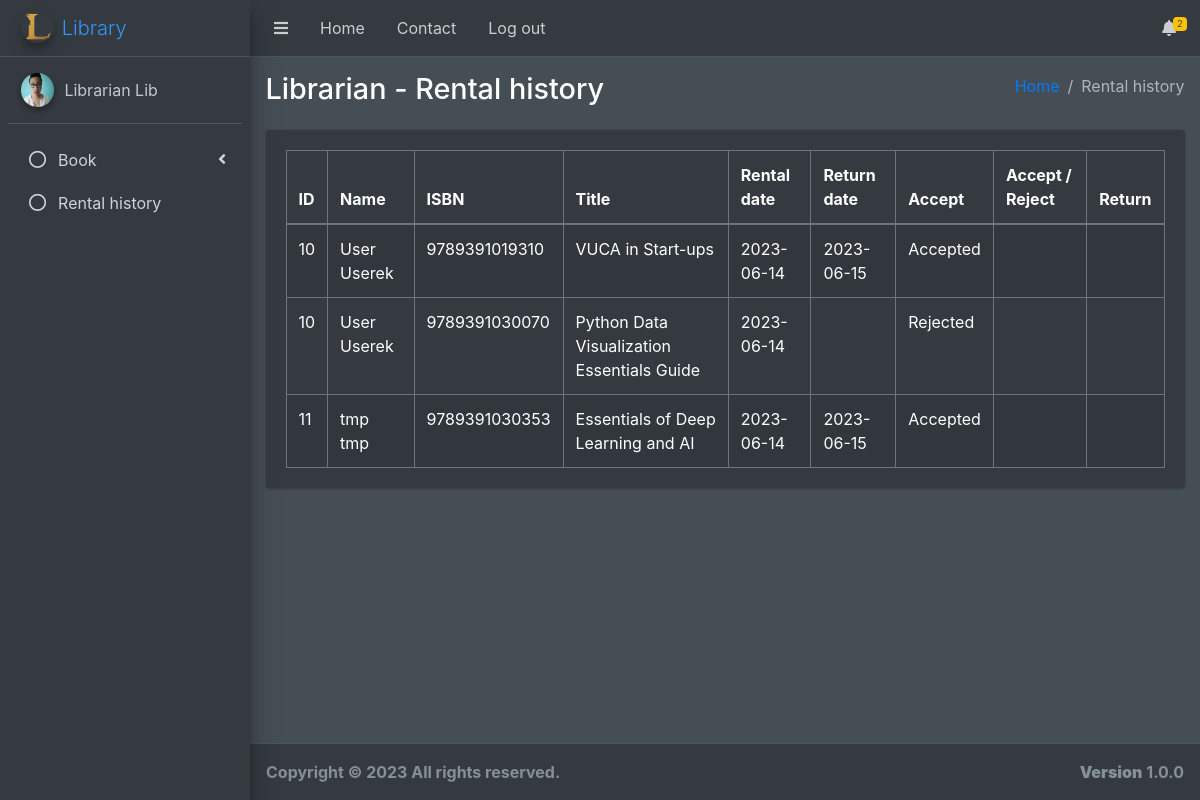
Before: /pages/view/logs.php (signed in) with the older database file.
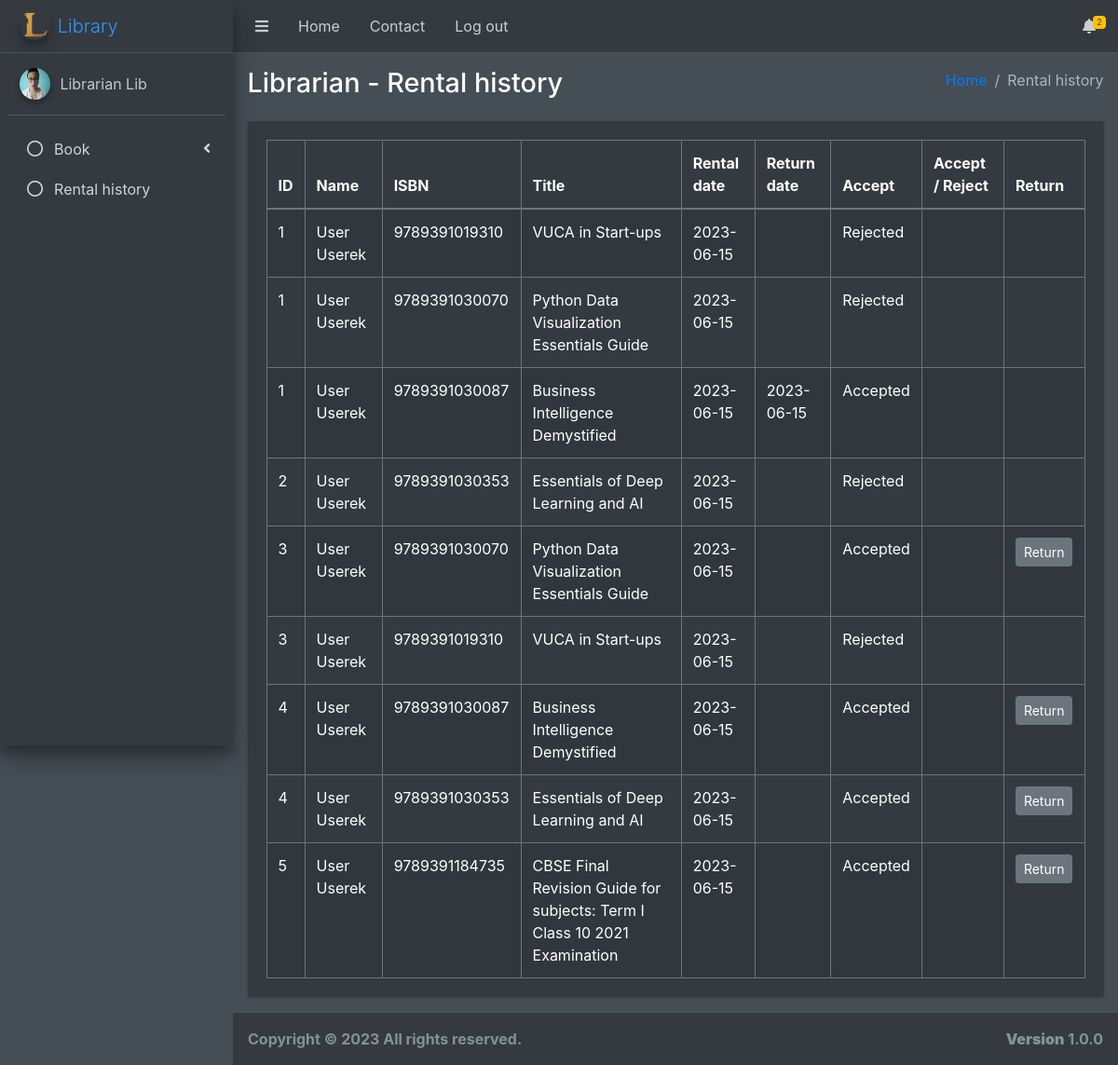
After: the same page with the newer database file.
### tables this page shows
CREATE TABLE `rental` (
  `id` int(10) NOT NULL,
  `userId` int(10) NOT NULL,
  `seen` tinyint(1) NOT NULL DEFAULT 0,
  `userSeen` tinyint(1) NOT NULL DEFAULT 0
);

CREATE TABLE `users` (
  `id` int(10) UNSIGNED NOT NULL,
  `permissionId` tinyint(3) UNSIGNED NOT NULL DEFAULT 1,
  `email` varchar(64) NOT NULL,
  `firstName` varchar(30) NOT NULL,
  `lastName` varchar(50) NOT NULL,
  `birthday` date NOT NULL,
  `password` varchar(150) NOT NULL,
  `createdAt` datetime NOT NULL DEFAULT current_timestamp(),
  `image` varchar(50) DEFAULT NULL
);

CREATE TABLE `books` (
  `isbn` varchar(13) NOT NULL,
  `title` varchar(250) NOT NULL,
  `authors` varchar(100) NOT NULL,
  `publisher` varchar(100) NOT NULL,
  `published_date` date NOT NULL,
  `category` varchar(50) DEFAULT NULL,
  `pages` int(11) DEFAULT NULL,
  `image` varchar(100) DEFAULT NULL,
  `description` varchar(10000) DEFAULT NULL
);

CREATE TABLE `rental_info` (
  `id` int(11) NOT NULL,
  `isbn` varchar(13) NOT NULL,
  `rentalDate` date NOT NULL DEFAULT current_timestamp(),
  `returnDate` date DEFAULT NULL,
  `accept` tinyint(1) DEFAULT NULL
);

### pages/view/logged_librarian/content_logs.php (the view, shortened to what this page needs)
<div class="content-wrapper">
    <section class="content-header">
        <div class="container-fluid">
            <div class="row mb-2">
                <div class="col-sm-6">
                    <h1>Librarian - Rental history</h1>
                </div>
                <div class="col-sm-6">
                    <ol class="breadcrumb float-sm-right">
                        <li class="breadcrumb-item"><a href="./logged.php">Home</a></li>
                        <li class="breadcrumb-item active">Rental history</li>
                    </ol>
                </div>
            </div>
        </div>
    </section>
    <section class="content">
        <div class="container-fluid">
            <div class="row">
                <div class="col-12">
                    <div class="card">
                        <div class="card-body">
                            <table id="example1" class="table table-bordered table-striped">
                                <thead>
                                <tr>
                                    <th>ID</th>
                                    <th>Name</th>
                                    <th>ISBN</th>
                                    <th>Title</th>
                                    <th>Rental date</th>
                                    <th>Return date</th>
                                    <th>Accept</th>
                                    <th>Accept / Reject</th>
                                    <th>Return</th>
                                </tr>
                                </thead>
                                <tbody>
                                <?php
                                require_once "../../scripts/connect.php";
                                $stmt = $conn->prepare("SELECT r.id, u.firstName, u.lastName, b.isbn, b.title, ri.rentalDate, ri.returnDate, ri.accept FROM rental r INNER JOIN rental_info ri on r.id = ri.id INNER JOIN books b on ri.isbn = b.isbn INNER JOIN users u on r.userId = u.id ");
                                $stmt->execute();
                                $result = $stmt->get_result();
                                while ($log = $result->fetch_assoc()) {
                                    echo <<< USER
                      <tr>
                        <td>$log[id]</td>
                        <td>$log[firstName] $log[lastName]</td>
                        <td>$log[isbn]</td>
                        <td>$log[title]</td>
                        <td>$log[rentalDate]</td>
                        <td>$log[returnDate]</td>
USER;
                              if(is_null($log["accept"])){
                                  echo <<< USER
<td></td>
                        <td>
                        <form class=chatForm action=../../../scripts/accept_order.php method=post>
                        <input type=hidden id=hiddenInput name=rentalISBN value=$log[isbn]>
                        <button type=submit name=rentalID value=$log[id] class="btn btn-secondary btn-sm">Accept</button>
                        </form> &ensp; <form class=declineForm action=../../../scripts/reject_order.php method=post>
                        <input type=hidden id=hiddenInput name=rentalISBN value=$log[isbn]>
                        <button type=submit name=rentalID value=$log[id] class="btn btn-secondary btn-sm">Reject</button>
                        </form>
                        </td>
                        <td>
</td>
USER;
                              }else if($log["accept"] == 1){
                                  echo <<< USER
<td>Accepted</td>
                        <td></td>
USER;
                                  if(is_null($log["returnDate"])) {
                                      echo <<< USER
<td>
                        <form class=chatForm action=../../../scripts/return_book.php method=post>
                        <input type=hidden id=hiddenInput name=rentalISBN value=$log[isbn]>
                        <button type=submit name=rentalID value=$log[id] class="btn btn-secondary btn-sm">Return</button>
                        </form>
</td>
USER;
                                  }
                              else{
                                  echo "<td></td>";
                              }
                              }else{
                                  echo <<< USER
<td>Rejected</td>
                        <td></td>
                        <td></td>
USER;
                              }
                                    echo "</tr>";
                                }
                                ?>
                                </tbody>
                            </table>
                        </div>
                    </div>
                </div>
            </div>
        </div>
    </section>
</div>

Changed rows visible on the page:
removed rental: id "10", userId.firstName "User", userId.lastName "Userek", books.isbn "9789391019310", books.title "VUCA in Start-ups", rental_info.rentalDate "2023-06-14", rental_info.returnDate "2023-06-15", shows "Accepted", books.isbn "9789391030070", books.title "Python Data Visualization Essentials Guide"
removed rental: id "11", userId.firstName "tmp", userId.lastName "tmp", books.isbn "9789391030353", books.title "Essentials of Deep Learning and AI", rental_info.rentalDate "2023-06-14", rental_info.returnDate "2023-06-15", shows "Accepted"
added rental: id "1", userId.firstName "User", userId.lastName "Userek", books.isbn "9789391019310", books.title "VUCA in Start-ups", rental_info.rentalDate "2023-06-15", shows "Rejected", books.isbn "9789391030070", books.title "Python Data Visualization Essentials Guide", books.isbn "9789391030087", books.title "Business Intelligence Demystified", rental_info.returnDate "2023-06-15"
added rental: id "2", userId.firstName "User", userId.lastName "Userek", books.isbn "9789391030353", books.title "Essentials of Deep Learning and AI", rental_info.rentalDate "2023-06-15", shows "Rejected"
added rental: id "3", userId.firstName "User", userId.lastName "Userek", books.isbn "9789391030070", books.title "Python Data Visualization Essentials Guide", rental_info.rentalDate "2023-06-15", books.isbn "9789391019310", books.title "VUCA in Start-ups", shows "Rejected"
added rental: id "4", userId.firstName "User", userId.lastName "Userek", books.isbn "9789391030087", books.title "Business Intelligence Demystified", rental_info.rentalDate "2023-06-15", books.isbn "9789391030353", books.title "Essentials of Deep Learning and AI"
added rental: id "5", userId.firstName "User", userId.lastName "Userek", books.isbn "9789391184735", books.title "CBSE Final Revision Guide for subjects: Term I Class 10 2021 Examination", rental_info.rentalDate "2023-06-15"
